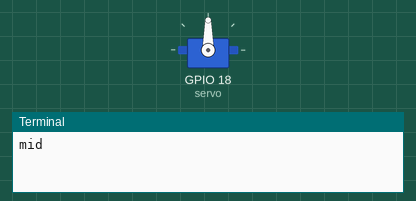
Simulated run of this program. Board: Raspberry Pi (BCM pin numbers). On the bench: servo, the last lines printed to the terminal. Servo angles are drawn from the pulse width (0.5 ms = 0°, 2.5 ms = 180°).

Above: at 0.05 s.
At 1.5 s:
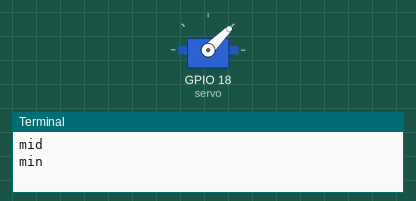
At 3.0 s:
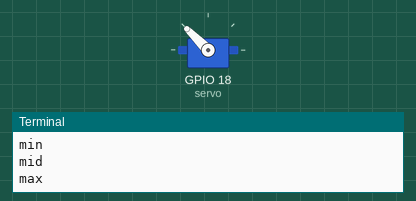
Timing chart, 0 to 6.9 s (numbered marks = the images above):
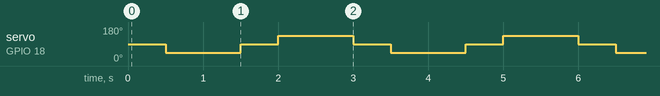

The program:

gpizero_servo_gpio18.py
```python
from gpiozero import Servo
from time import sleep

servo = Servo(18)

while True:
    servo.mid()
    print("mid")
    sleep(0.5)

    servo.min()
    print("min")
    sleep(1)

    servo.mid()
    print("mid")
    sleep(0.5)

    servo.max()
    print("max")
    sleep(1)
```

Measured:
- by itself, servo on GPIO 18 (servo): repeats every 3.0 s: 90° 0.50 s, 135° 1.0 s, 90° 0.50 s, 45° 1.0 s
